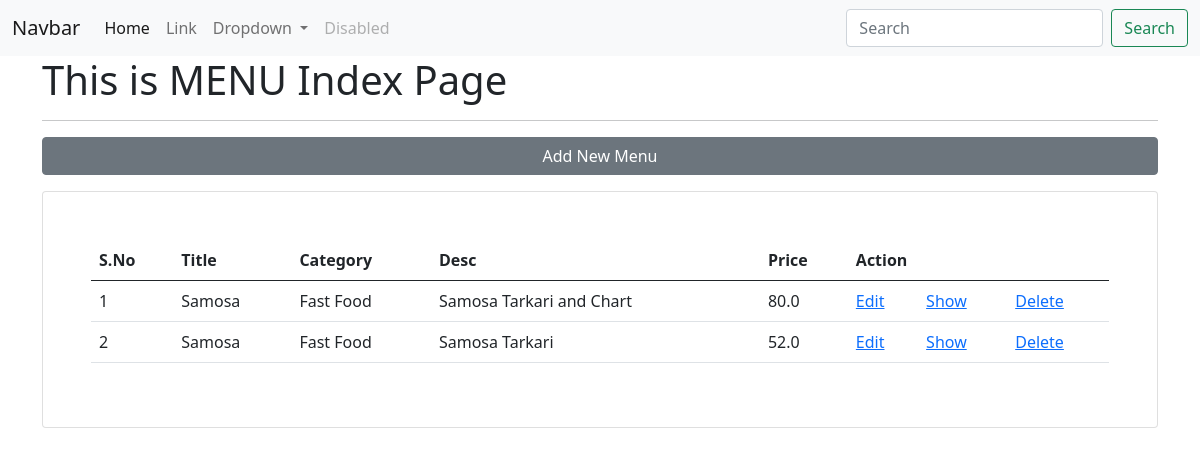
The app's page /menu/ with its own data.
### app_restro/models.py (models this page shows, shortened)
class Menu(models.Model):
    menu_title = models.CharField(max_length=200)
    category_id = models.ForeignKey(Category, on_delete=models.CASCADE)
    menu_desc = models.CharField(max_length=200)
    menu_img = models.FileField(upload_to="menu/images/", blank=True)
    menu_ingredient = models.CharField(max_length=200)
    menu_price = models.FloatField()
    class Meta:
        db_table = "app_menus"

class Category(models.Model):
    category_name = models.CharField(max_length=200)
    class Meta:
        db_table = "app_categories"

### app_restro/views.py (the view)
# urls.py: path('menu/', views.menu_index, name='menu-list'),
def menu_index(request):
    data = Menu.objects.all()
    context = {"data": data}
    return render(request, 'menus/index.html', context)

### templates/menus/index.html (shortened to what this page needs)
{% extends "layouts/master.html" %}
{% block content %}
<div class="container">
    <h1>This is MENU Index Page</h1>
    <hr>
    <a href="{% url 'menu-add' %}" class="btn btn-secondary col-12 mb-3">Add New Menu</a>
    <div class="card p-5">
        <table class="table table-hover">
            <thead>
                <th>S.No</th>
                <th>Title</th>
                <th>Category</th>
                <th>Desc</th>
                <th>Price</th>
                <th colspan="3">Action</th>
            </thead>
            <tbody>
                {% for val in data %}
                <tr>
                    <td>{{ forloop.counter }}</td>
                    <td>{{ val.menu_title }}</td>
                    <td>{{ val.category_id.category_name }}</td>
                    <td>{{ val.menu_desc }}</td>
                    <td>{{ val.menu_price }}</td>
                    <td><a href="{% url 'menu-edit' val.id %}">Edit</a></td>
                    <td><a href="{% url 'menu-show' val.id %}">Show</a></td>
                    <td><a href="{% url 'menu-delete' val.id %}">Delete</a></td>
                </tr>
                {% endfor %}
            </tbody>
        </table>
    </div>
</div>
{% endblock %}

### records on screen
Menu: menu_title "Samosa", category_id.category_name "Fast Food", menu_desc "Samosa Tarkari and Chart", menu_price "80.0"
Menu: menu_title "Samosa", category_id.category_name "Fast Food", menu_desc "Samosa Tarkari", menu_price "52.0"
